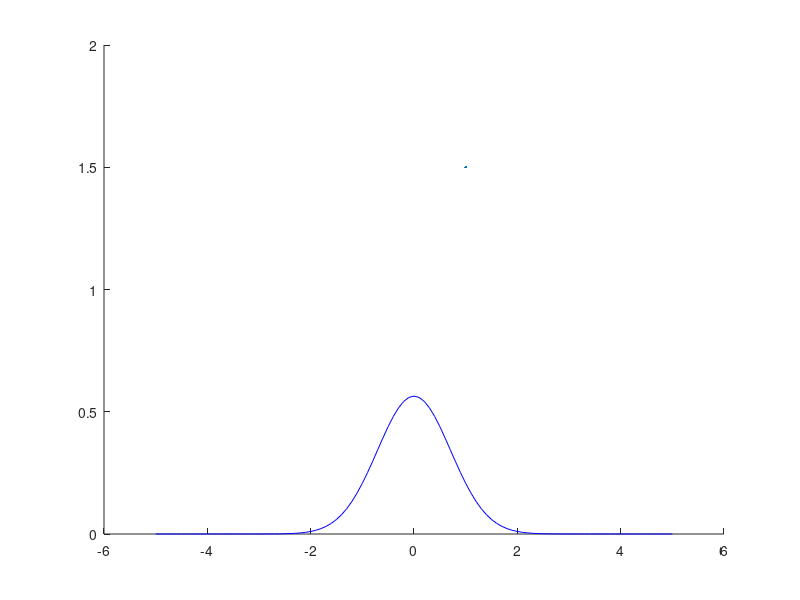

The MATLAB source for this figure: (Note: this script raises an error after producing the figure.)
% This Matlab code solves a linear stochastic differential equation (sde) using 
% Euler-Maruyama method. Result is compared with an analytical result, Ref. [1]. 
%
% SDE: dX(t) = -X(t)*dt + dW(t), X(0) = X0, 0 < t < T
%
% It's solution satisfies a following distribution function: 
%                        p(x,t->infty) = (1/sqrt(pi)) * exp(-x^2);
%
% Ref. [1] D. J. Higham, "An algorithm introduction to numerical simulation of stochastic differential equations", 
% SIAM Rev, v43, p525, (2001);
%      
% Written by Tsogbayar Tsednee (PhD)
% Contact email: tsog215@gmail.com
%
% Jan 12, 2025 & University of North Dakota
%
function [] = linear_stochastic_diff_eq_2
%
clear; clc;
%
%randn('state',100)
%
T_f = 10000.;   % time t
Nt = 2^16;
dt = T_f/Nt;
%
x0 = rand(1);
%
fileID_save_data_1 = fopen('linear_stochastic_diff_eq_2.txt','w');
%
dw = sqrt(dt)*randn(1,Nt);
for ii = 1:Nt
    %
    dW = sum( dw((ii-1)+1:ii) );
    x = x0 - dt * x0 + dW;
    x0 = x;
    %
    output = [ii, ii*dt, mean(x)];                
    %
    fprintf(fileID_save_data_1, '%4.4f \t %8.4f \t %8.12f\n', output);
    %
end
%
fclose(fileID_save_data_1);

%%%%%%%%%%%%%%%%%%%%%%%%%%%%%%%%%%%%%%%%%
read_output_data = fopen('linear_stochastic_diff_eq_2.txt', 'r');               
read_output_data = textscan(read_output_data, '%f %f %f');
%t = read_output_data{2};
x_val = read_output_data{3};
%%%


%%% an exact probability distribution function 
x_vals = -5:0.1:5.; 
pdf_exact = (1/sqrt(pi)).*exp(-x_vals.^2);
%%%
nbins = 30;
figure(1)
hold on
plot(x_vals, pdf_exact, 'b-', LineWidth=1.5)   % exact distribution 
histogram(x_val, nbins,'Normalization','pdf')  %  
xlabel('$x$','Interpreter','latex') % ,'fontsize',16
ylabel('Probability distribution function') % , 'Rotation',0 ,'Rotation',1
hold off
set(gca,'FontSize',18)
box on



%%%
return
end
